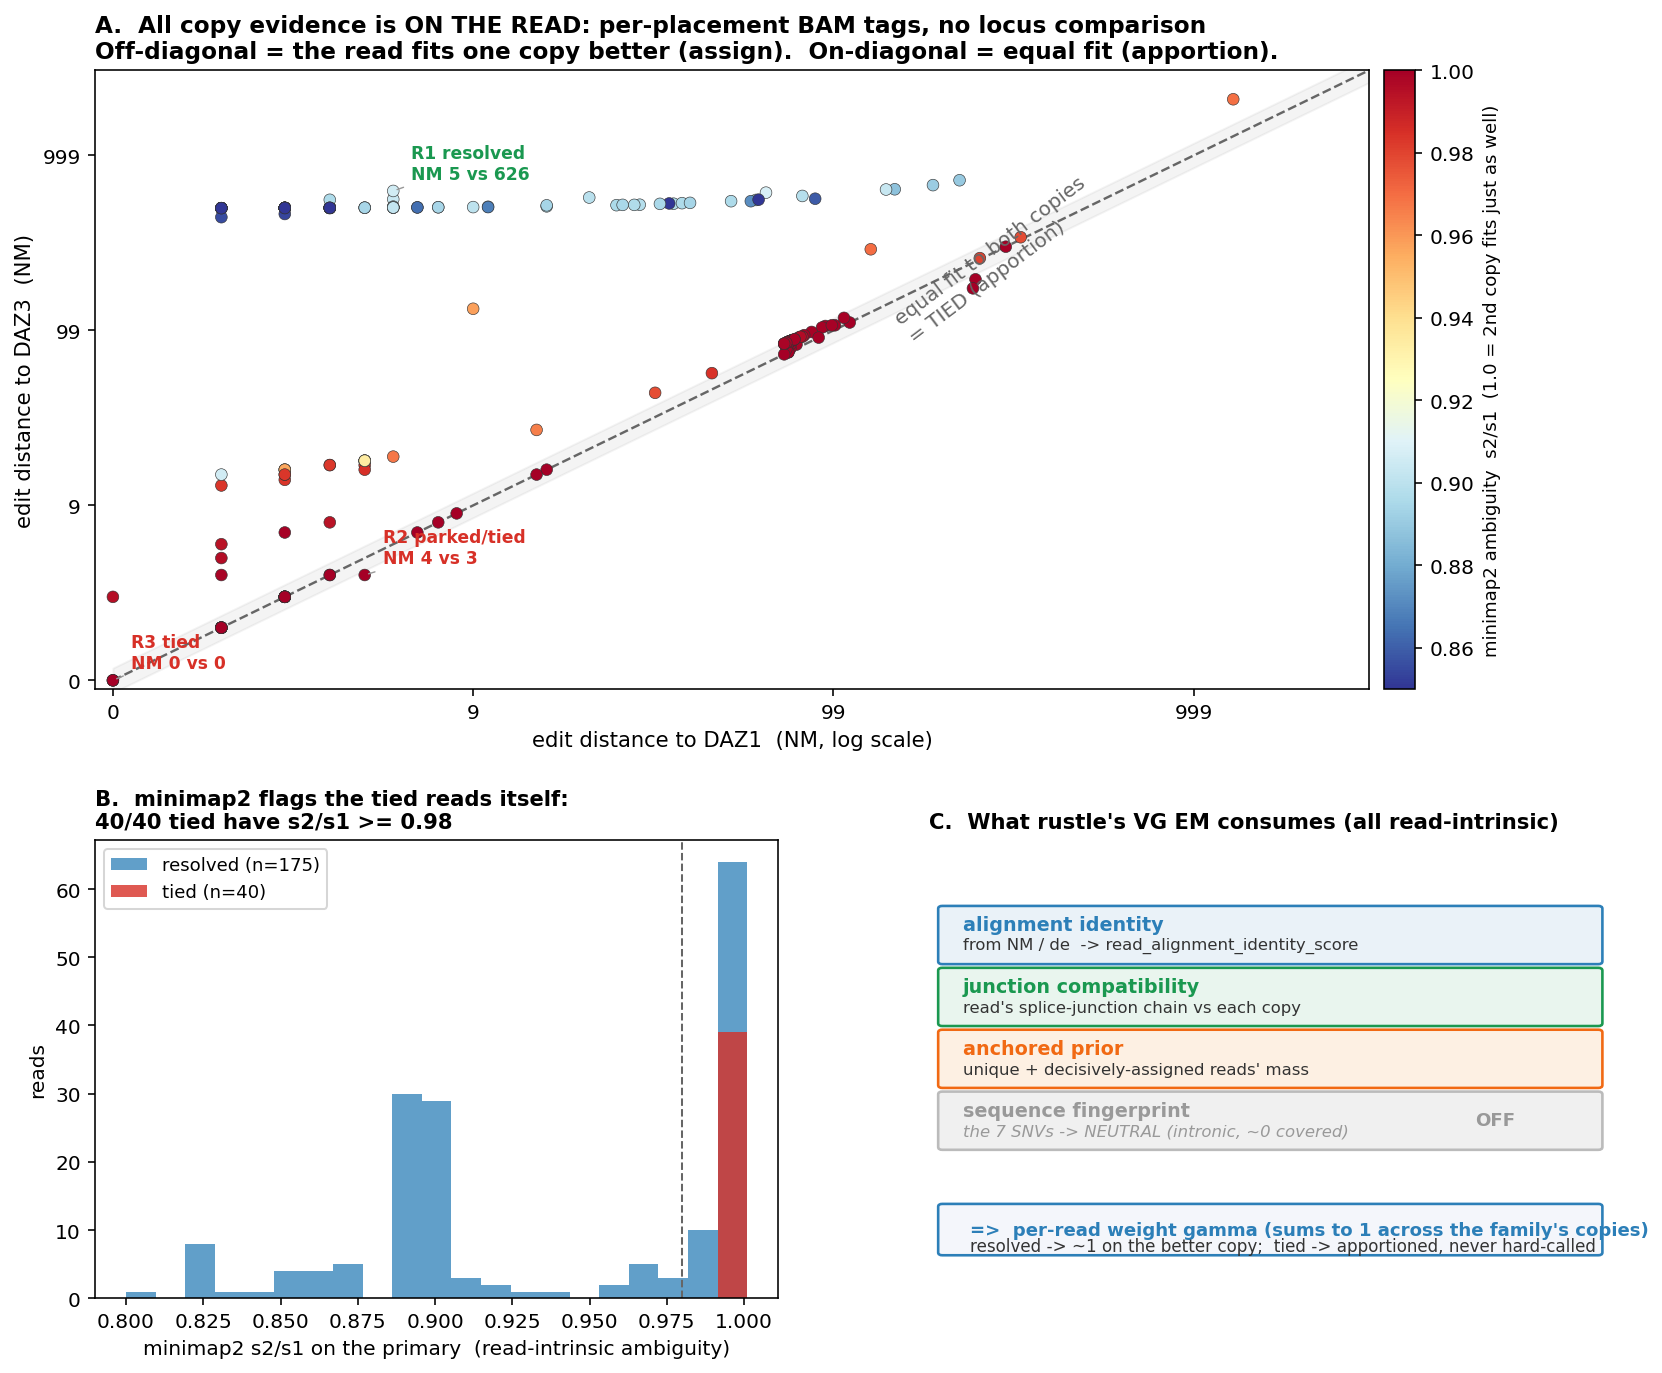

The Python source for this figure:
#!/usr/bin/env python3
"""Read-intrinsic copy evidence for DAZ: everything from the READ's own BAM tags
(AS / de / NM / minimap2 s1,s2), NOT from comparing the two reference loci.

This is what rustle's VG EM actually consumes. The 7 'diagnostic SNVs' from the
locus-vs-locus comparison are mostly intronic and uncovered by spliced IsoSeq
reads -> the fingerprint term is neutral; the working signals are per-read
alignment identity (NM/de), junction-chain compatibility, and the anchored prior.

Data: /tmp/daz_tags.json (built by /tmp/daz_tags.py from /tmp/daz_aln.sam).
"""
import json, math
import matplotlib; matplotlib.use('Agg')
import matplotlib.pyplot as plt
from matplotlib.patches import FancyBboxPatch
import numpy as np

rows=json.load(open('/tmp/daz_tags.json'))
EX={'65405150':'R1 resolved','50660416':'R2 parked/tied','24709554':'R3 tied'}
def l1p(x): return math.log10(1+x)

fig=plt.figure(figsize=(13.5,11))
gs=fig.add_gridspec(2,2,height_ratios=[1.35,1],hspace=0.28,wspace=0.22)
BLUE,RED,GREY,GREEN,ORANGE='#2c7fb8','#d73027','#666','#1a9850','#f16913'

# ---------- Panel A: NM(DAZ1) vs NM(DAZ3), colored by minimap2 s2/s1 ----------
axA=fig.add_subplot(gs[0,:])
xs=[l1p(r['NM1']) for r in rows]; ys=[l1p(r['NM3']) for r in rows]
amb=[r['ambig'] for r in rows]
sc=axA.scatter(xs,ys,c=amb,cmap='RdYlBu_r',vmin=0.85,vmax=1.0,s=34,ec='#333',lw=0.3,zorder=3)
mx=max(max(xs),max(ys))*1.05
axA.plot([0,mx],[0,mx],'--',c=GREY,lw=1.2,zorder=1)
axA.text(mx*0.62,mx*0.69,"equal fit to both copies\n= TIED (apportion)",c=GREY,fontsize=10,rotation=37,va='center')
# tied band
axA.fill_between([0,mx],[ -0.07,mx-0.07],[0.07,mx+0.07],color=GREY,alpha=0.07,zorder=0)
cb=fig.colorbar(sc,ax=axA,pad=0.01); cb.set_label("minimap2 ambiguity  s2/s1  (1.0 = 2nd copy fits just as well)",fontsize=9)
for r in rows:
    for k,lab in EX.items():
        if k in r['q']:
            axA.annotate(f"{lab}\nNM {r['NM1']} vs {r['NM3']}",(l1p(r['NM1']),l1p(r['NM3'])),
                         textcoords='offset points',xytext=(9,6),fontsize=8.5,weight='bold',
                         color=(GREEN if 'resolved' in lab else RED),
                         arrowprops=dict(arrowstyle='-',color='#999',lw=0.7))
axA.set_xlabel("edit distance to DAZ1  (NM, log scale)",fontsize=10.5)
axA.set_ylabel("edit distance to DAZ3  (NM)",fontsize=10.5)
axA.set_title("A.  All copy evidence is ON THE READ: per-placement BAM tags, no locus comparison\n"
              "Off-diagonal = the read fits one copy better (assign).  On-diagonal = equal fit (apportion).",
              fontsize=11.5,weight='bold',loc='left')
ticks=[0,1,2,3]; axA.set_xticks([l1p(10**t-1) for t in ticks]); axA.set_xticklabels([f"{10**t-1:.0f}" for t in ticks])
axA.set_yticks([l1p(10**t-1) for t in ticks]); axA.set_yticklabels([f"{10**t-1:.0f}" for t in ticks])
axA.set_xlim(-0.05,mx); axA.set_ylim(-0.05,mx)

# ---------- Panel B: minimap2 s2/s1 separates tied vs resolved by itself ----------
axB=fig.add_subplot(gs[1,0])
tied=[r['ambig'] for r in rows if r['dAS']<=5]; res=[r['ambig'] for r in rows if r['dAS']>5]
axB.hist(res,bins=np.linspace(0.80,1.001,22),color=BLUE,alpha=0.75,label=f"resolved (n={len(res)})")
axB.hist(tied,bins=np.linspace(0.80,1.001,22),color=RED,alpha=0.8,label=f"tied (n={len(tied)})")
axB.axvline(0.98,color=GREY,ls='--',lw=1)
axB.set_xlabel("minimap2 s2/s1 on the primary  (read-intrinsic ambiguity)",fontsize=10)
axB.set_ylabel("reads",fontsize=10)
axB.set_title("B.  minimap2 flags the tied reads itself:\n40/40 tied have s2/s1 >= 0.98",fontsize=10.5,weight='bold',loc='left')
axB.legend(fontsize=9,loc='upper left')

# ---------- Panel C: how rustle's VG EM uses these read tags ----------
axC=fig.add_subplot(gs[1,1]); axC.axis('off'); axC.set_xlim(0,1); axC.set_ylim(0,1)
axC.set_title("C.  What rustle's VG EM consumes (all read-intrinsic)",fontsize=10.5,weight='bold',loc='left')
def box(x,y,w,h,fc,ec):
    axC.add_patch(FancyBboxPatch((x,y),w,h,boxstyle="round,pad=0.006",fc=fc,ec=ec,lw=1.3))
def tt(x,y,s,sz=9,c='black',w='normal',st='normal'): axC.text(x,y,s,fontsize=sz,color=c,weight=w,style=st,va='center')
rowsC=[
 (BLUE,'#eaf2f8',"alignment identity",  "from NM / de  -> read_alignment_identity_score",True),
 (GREEN,'#e9f5ee',"junction compatibility","read's splice-junction chain vs each copy",True),
 (ORANGE,'#fdf0e3',"anchored prior",     "unique + decisively-assigned reads' mass",True),
 (GREY,'#f0f0f0',"sequence fingerprint", "the 7 SNVs -> NEUTRAL (intronic, ~0 covered)",False),
]
y=0.82
for c,fc,name,desc,on in rowsC:
    box(0.02,y-0.085,0.96,0.115,fc,c if on else '#bbb')
    tt(0.05,y-0.005,name,9.5,c=(c if on else '#999'),w='bold')
    tt(0.05,y-0.05,desc,8.2,c=('#333' if on else '#999'),st=('normal' if on else 'italic'))
    if not on: tt(0.80,y-0.027,"OFF",9,c='#999',w='bold')
    y-=0.135
box(0.02,0.10,0.96,0.10,'#f4f6fb',BLUE)
tt(0.06,0.15,"=>  per-read weight gamma (sums to 1 across the family's copies)",9,c=BLUE,w='bold')
tt(0.06,0.115,"resolved -> ~1 on the better copy;  tied -> apportioned, never hard-called",8.3,c='#333')

fig.savefig("daz_readtags.png",dpi=145,bbox_inches='tight')
print("wrote daz_readtags.png")
